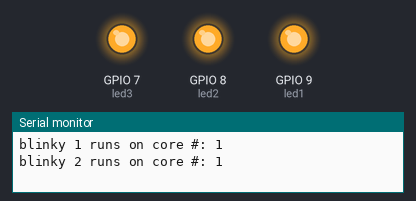
Bench run of a program on a simulated Seeed XIAO ESP32-S3. On the bench: output pins drawn as LEDs (lit = HIGH), the last lines printed to the serial monitor.

Above: at 0.12 s.
At 1.12 s:
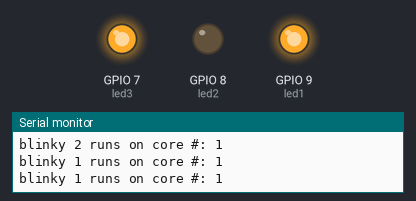
At 1.62 s:
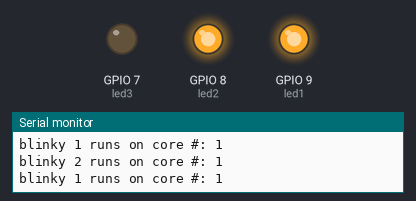
At 2.87 s:
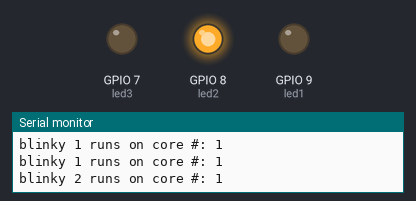
At 4.37 s:
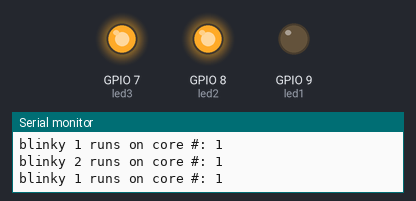
At 6.37 s:
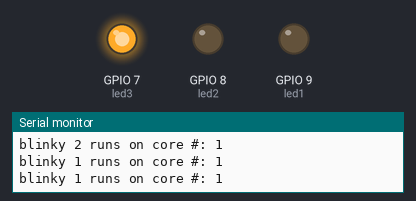
Timing chart, 0 to 6.9 s (numbered marks = the images above):
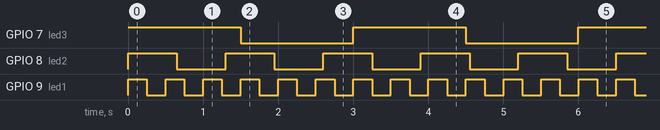

The program:

main.cpp
```cpp
/*
        _          _ ______ _____ _____
       (_)        | |  ____|  __ \_   _|
  _ __  ___  _____| | |__  | |  | || |
 | '_ \| \ \/ / _ \ |  __| | |  | || |
 | |_) | |>  <  __/ | |____| |__| || |_
 | .__/|_/_/\_\___|_|______|_____/_____|
 | |
 |_|

https://links.pixeledi.eu
FreeRTOS LED Blink | 01.2025

*/

#include <Arduino.h>
const byte led1 = D10;
const byte led2 = D9;
const byte led3 = D8;

void blinky1(void *parameter) {
  pinMode(led1, OUTPUT);
  while (1) {
    Serial.print("blinky 1 runs on core #: ");
    Serial.println(xPortGetCoreID());
    digitalWrite(led1, HIGH);
    vTaskDelay(250 / portTICK_PERIOD_MS);
    digitalWrite(led1, LOW);
    vTaskDelay(250 / portTICK_PERIOD_MS);
  }
}
void blinky2(void *parameter) {
  pinMode(led2, OUTPUT);
  while (1) {
    Serial.print("blinky 2 runs on core #: ");
    Serial.println(xPortGetCoreID());
    digitalWrite(led2, HIGH);
    vTaskDelay(650 / portTICK_PERIOD_MS);
    digitalWrite(led2, LOW);
    vTaskDelay(650 / portTICK_PERIOD_MS);
  }
}
void setup() {
  Serial.begin(115200);
  pinMode(led3, OUTPUT);
  xTaskCreatePinnedToCore(blinky1, "blinky1", 1024, NULL, 1, NULL, 0);
  xTaskCreatePinnedToCore(blinky2, "bliny2", 1024, NULL, 1, NULL, 1);
}
void loop() {
  digitalWrite(led3, HIGH);
  delay(1500);
  digitalWrite(led3, LOW);
  delay(1500);
}
```

Measured:
- by itself, GPIO 7 (led3): alternates HIGH for 1.5 s and LOW for 1.5 s
- by itself, GPIO 8 (led2): alternates HIGH for 0.65 s and LOW for 0.65 s
- by itself, GPIO 9 (led1): alternates HIGH for 0.25 s and LOW for 0.25 s
